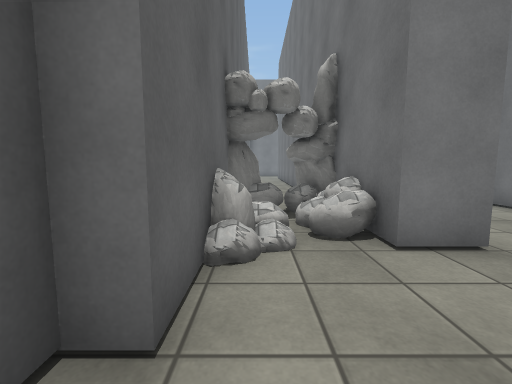
View 1 (above)

24 first-person views from a walk through a 3-D level made in the Unity game engine. The camera is 1.2 m above the floor, tilts 6° down and sees 90° across. The floor is counted in squares, 1 m on a side. Each view is taken from the middle of a square. On the plan, view 1 faces up. The plan holds only what a view shows up to about 12 squares ahead; the rest is blank. The player is left out. Surface patterns are stand-ins for the level's own textures.

View 2
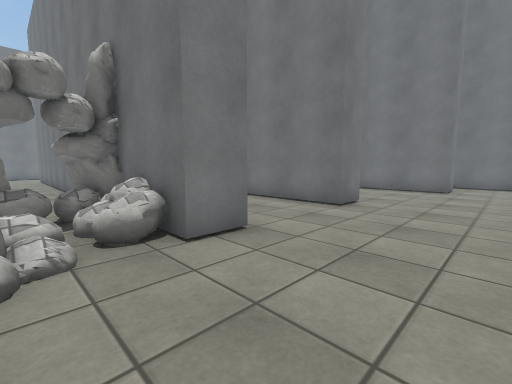

View 3
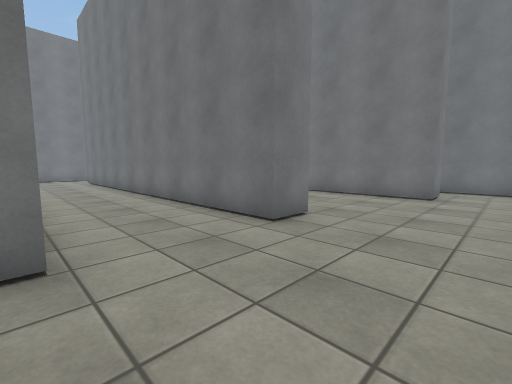

View 4
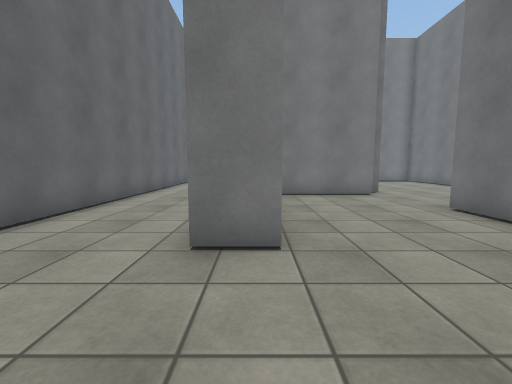

View 5
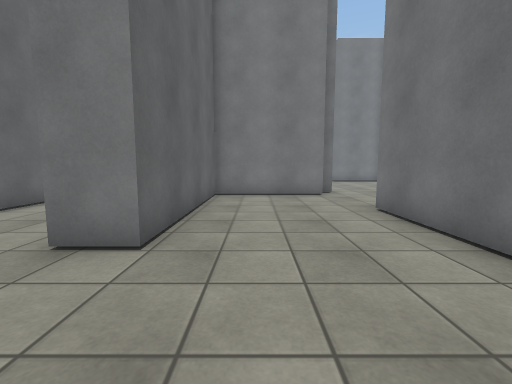

View 6
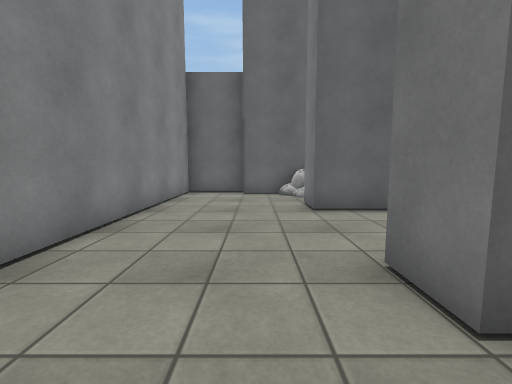

View 7
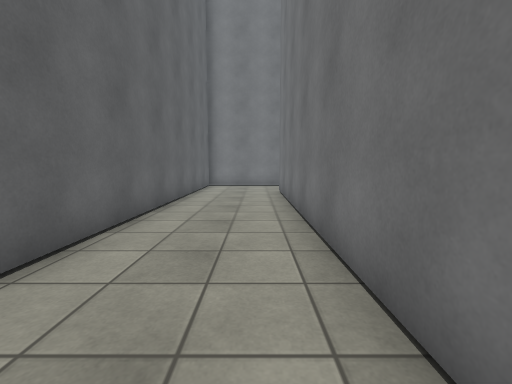

View 8
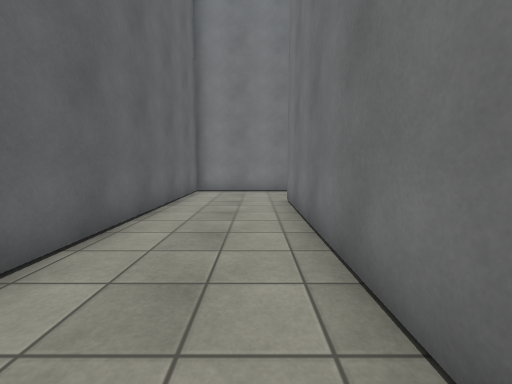

View 9
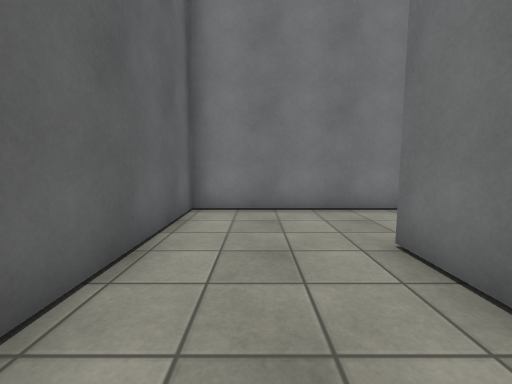

View 10
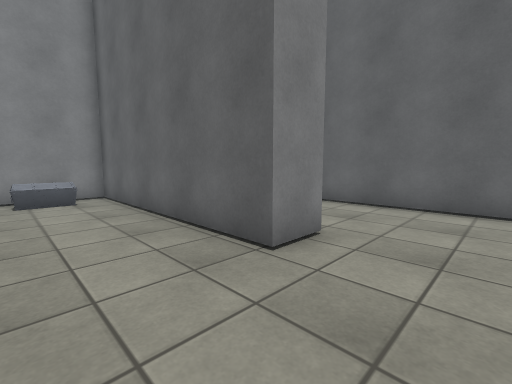

View 11
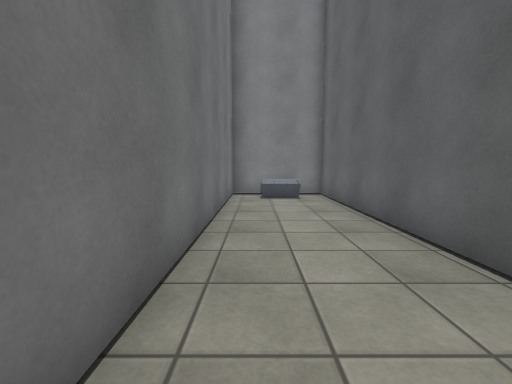

View 12
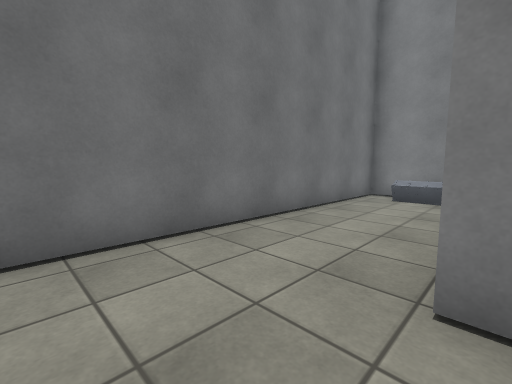

View 13
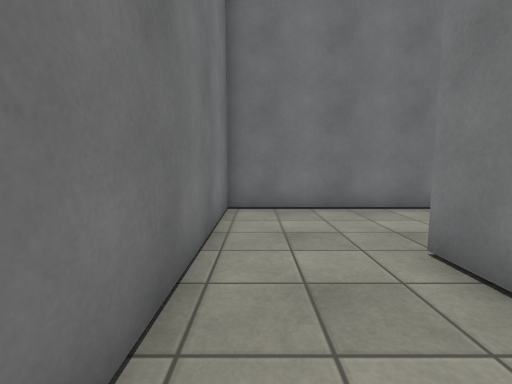

View 14
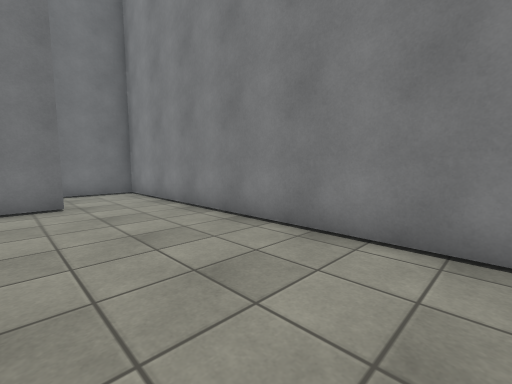

View 15
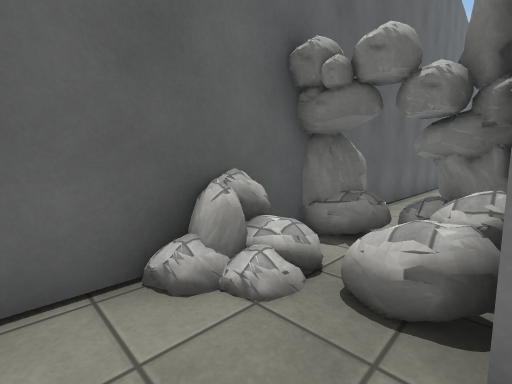

View 16
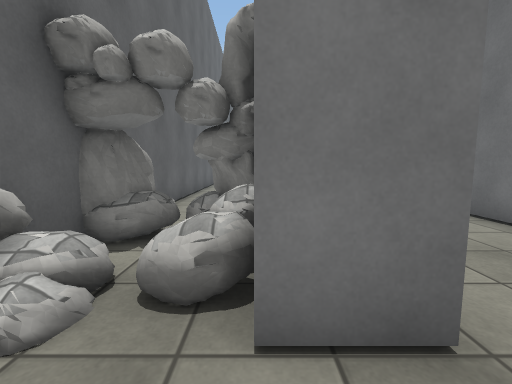

View 17
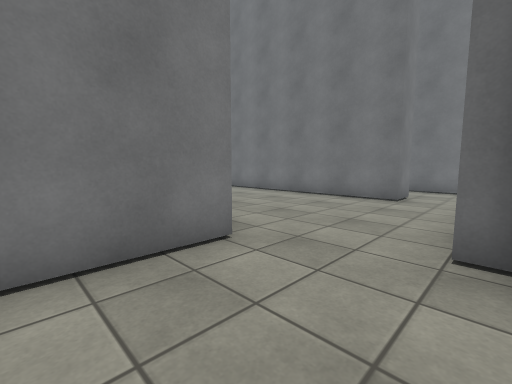

View 18
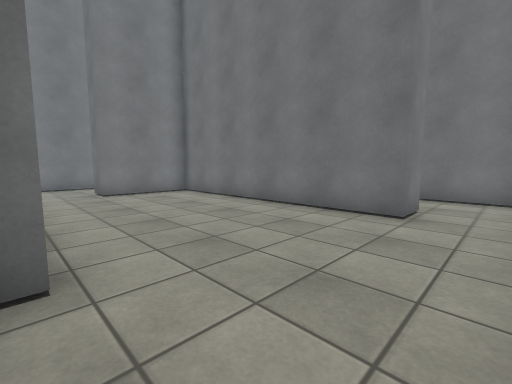

View 19
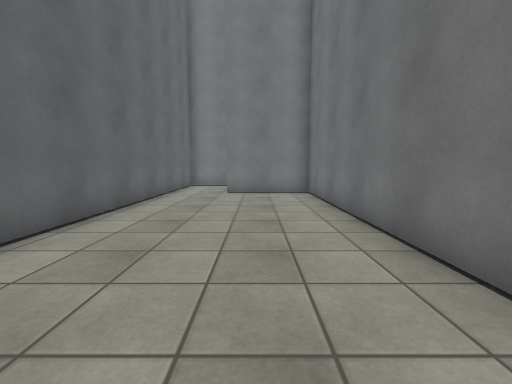

View 20
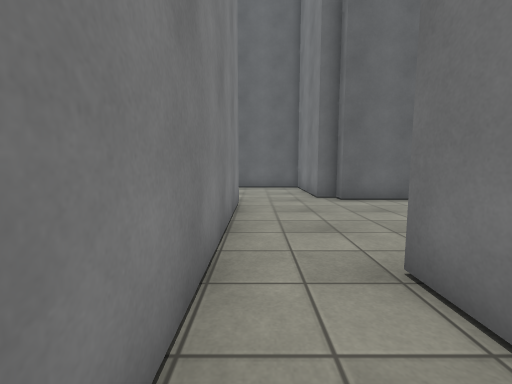

View 21
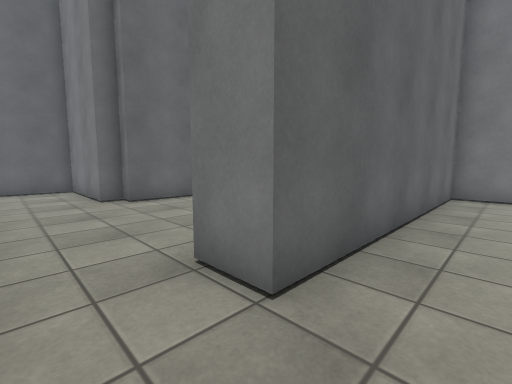

View 22
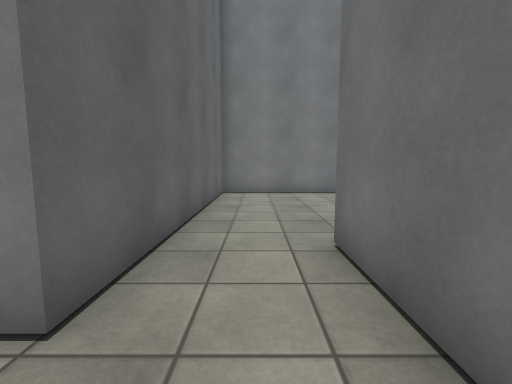

View 23
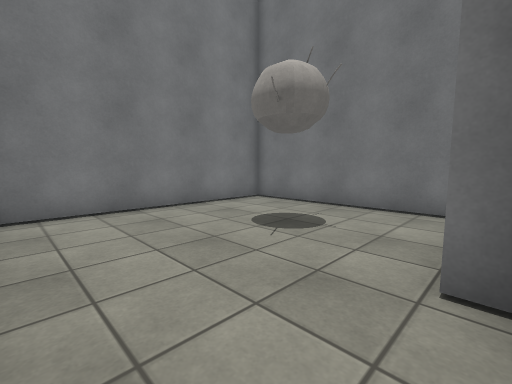

View 24
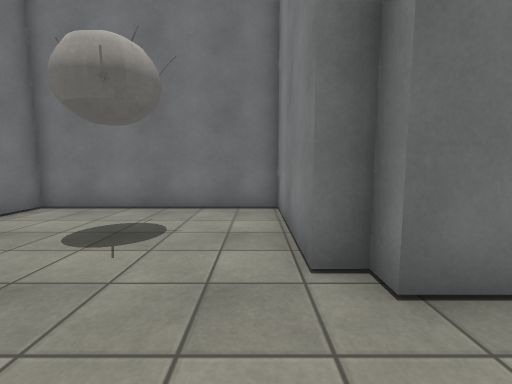

### Floor plan
Ten units are one square. View 1 is at (0, 0); x grows to the right and y downward. Boxes are objects, and circles mark ways between rooms. Rooms are numbered by the first view taken in them; rooms with no view inside come last. Other rooms are left out.
<svg viewBox="-20 -233 306 248">
<path fill="none" stroke="#000" d="M20 -126 20 -151M127 -102 84 -102 84 -35 71 -35 71 -197 84 -197M138 -69 138 -75M-6 -164 -6 -15M-12 -15 -12 10 125 10M133 -19 133 -69M85 -228 33 -228 33 -35 24 -35M84 -197 84 -115 119 -115 119 -228 85 -228M206 -96 193 -96 193 -190 158 -190 158 -204M138 -75 205 -75M133 -200 133 -109 127 -109 127 -102M232 -79 232 -117 237 -117 237 -124 281 -124 281 -190 206 -190 206 -96M205 -75 215 -75"/>
<rect x="-15" y="-45" width="10" height="10" fill="#bbb"><title>rock</title></rect>
<rect x="-5" y="-45" width="10" height="10" fill="#bbb"><title>rock</title></rect>
<rect x="-5" y="-65" width="10" height="10" fill="#bbb"><title>rock</title></rect>
<rect x="-5" y="-75" width="10" height="10" fill="#bbb"><title>rock</title></rect>
<rect x="5" y="-45" width="20" height="10" fill="#bbb"><title>rock</title></rect>
<rect x="5" y="-55" width="10" height="10" fill="#bbb"><title>rock</title></rect>
<rect x="5" y="-65" width="10" height="10" fill="#bbb"><title>rock</title></rect>
<rect x="5" y="-75" width="20" height="10" fill="#bbb"><title>rock</title></rect>
<rect x="15" y="-55" width="10" height="10" fill="#bbb"><title>rock</title></rect>
<rect x="15" y="-65" width="10" height="10" fill="#bbb"><title>other object</title></rect>
<circle cx="75" cy="-215" r="3" fill="#2a7"/>
<circle cx="125" cy="-85" r="3" fill="#2a7"/>
<circle cx="195" cy="-85" r="3" fill="#2a7"/>
<text x="50" y="-90">1</text>
<text x="100" y="-170">2</text>
<text x="160" y="-130">3</text>
<text x="240" y="-140">4</text>
</svg>
Room 1 opens to room 2. Room 1 opens to room 3. Room 3 opens to room 4.

Where each view was taken, in squares from view 1:
view 1: 0 up, 0 right, facing up
view 2: 0 up, 0 right, facing up-right
view 3: 0 up, 3 right, facing up-right
view 4: 0 up, 8 right, facing up
view 5: 0 up, 10 right, facing up
view 6: 2 up, 10 right, facing left
view 7: 8 up, 6 right, facing up
view 8: 11 up, 6 right, facing up
view 9: 16 up, 5 right, facing up
view 10: 22 up, 11 right, facing down-left
view 11: 22 up, 11 right, facing down
view 12: 22 up, 8 right, facing down-right
view 13: 22 up, 5 right, facing right
view 14: 3 up, 5 right, facing down-right
view 15: 2 up, 2 right, facing up-left
view 16: 2 up, 2 right, facing up
view 17: 7 up, 10 right, facing up-right
view 18: 8 up, 13 right, facing up-right
view 19: 8 up, 17 right, facing up
view 20: 8 up, 22 right, facing left
view 21: 8 up, 22 right, facing up-left
view 22: 8 up, 22 right, facing up
view 23: 12 up, 21 right, facing up-right
view 24: 13 up, 21 right, facing right
